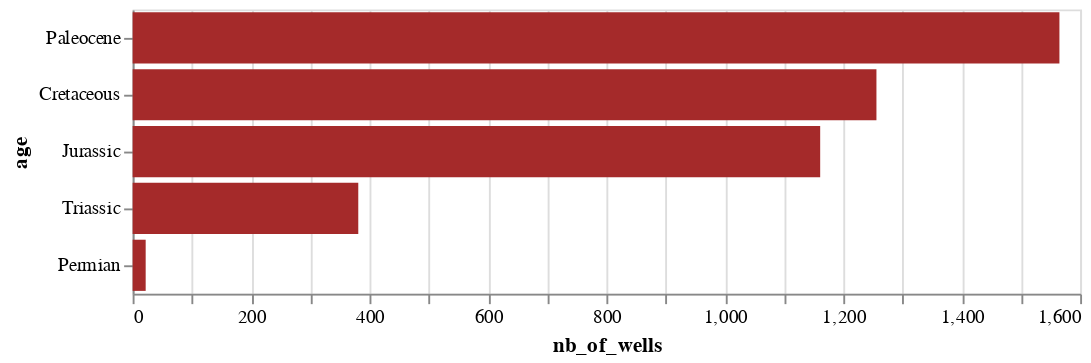

The notebook cell saved with this chart:
### Code cell
alt.Chart(df_count).mark_bar().encode(
   x = 'nb_of_wells',
   y = alt.Y(
            'age',
            sort=alt.EncodingSortField(
            field='nb_of_wells',  # The field to use for the sort
            op='sum',  # The operation to run on the field prior to sorting
            order='descending'  # The order to sort in
        )
    ),
    color=alt.value('brown')
).properties(height=150, width=500)

### Figure 1 — Vega-Lite specification as saved in the notebook (floating-point values rounded to 4 significant figures; data arrays with more than 128 entries replaced by an {"elided": "..."} marker saying what was removed)
{"$schema": "https://vega.github.io/schema/vega-lite/v3.4.0.json", "config": {"mark": {"tooltip": null}, "view": {"height": 300, "width": 400}}, "data": {"name": "data-9237a6da29b43859e4647fc949725c03"}, "datasets": {"data-9237a6da29b43859e4647fc949725c03": [{"age": "Cretaceous", "nb_of_wells": 1256, "wlbName": {"elided": "1256 str values"}}, {"age": "Jurassic", "nb_of_wells": 1161, "wlbName": {"elided": "1161 str values"}}, {"age": "Paleocene", "nb_of_wells": 1565, "wlbName": {"elided": "1565 str values"}}, {"age": "Permian", "nb_of_wells": 22, "wlbName": ["15/9-16", "15/9-9", "16/1-2", "16/1-3", "16/2-7", "16/3-5", "16/3-7", "16/3-8 A", "16/3-8 S", "16/4-1", "16/7-2", "16/7-3", "17/4-1", "2/1-7", "2/4-17", "25/10-2 R", "25/10-4 R", "3/5-1", "3/8-1", "6/3-2", "7/3-1", "8/10-3"]}, {"age": "Triassic", "nb_of_wells": 381, "wlbName": {"elided": "381 str values"}}]}, "encoding": {"color": {"value": "brown"}, "x": {"field": "nb_of_wells", "type": "quantitative"}, "y": {"field": "age", "sort": {"field": "nb_of_wells", "op": "sum", "order": "descending"}, "type": "nominal"}}, "height": 150, "mark": "bar", "width": 500}
